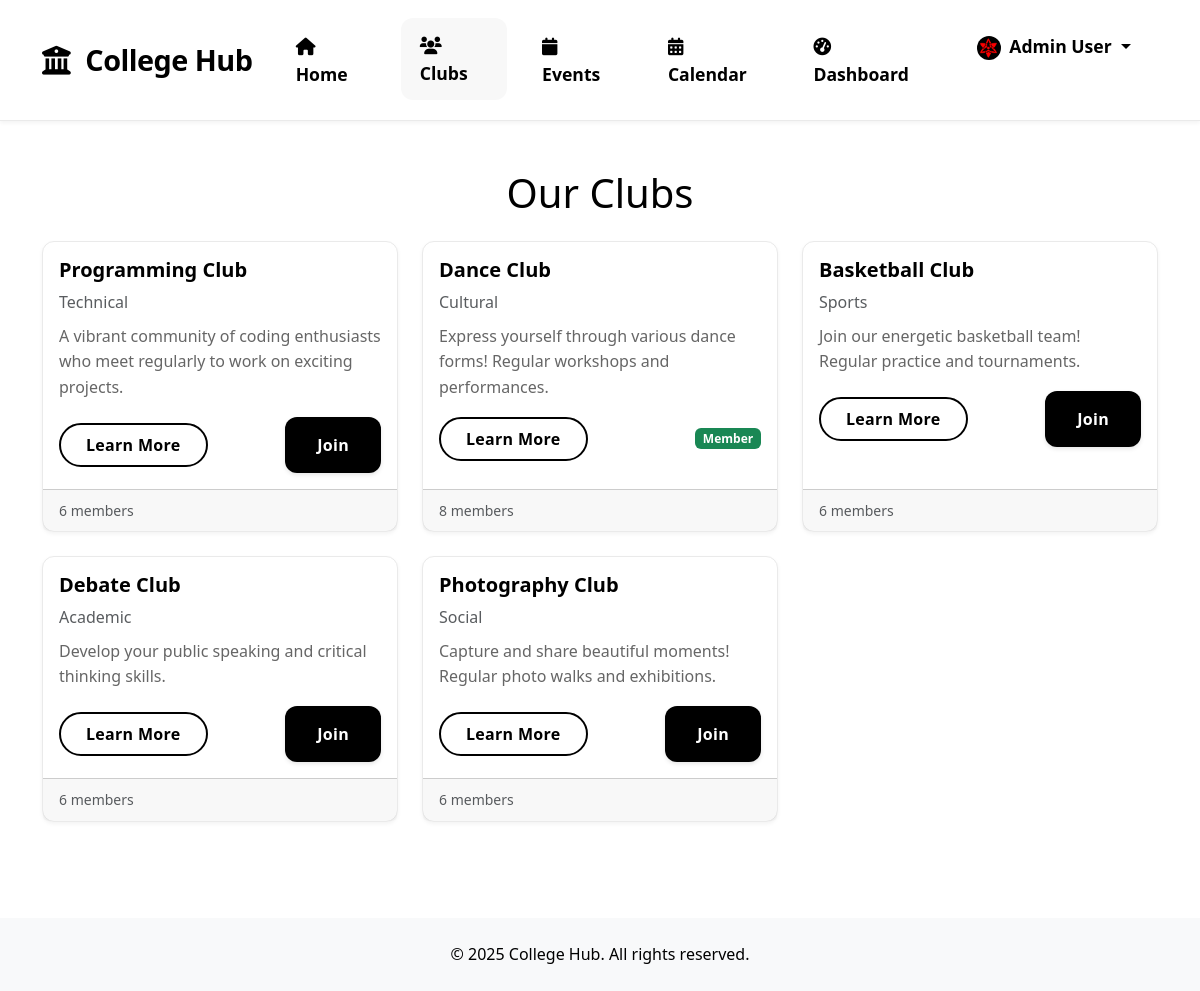
/clubs/ (signed in), run on the app's committed database.
### clubs/models.py (models this page shows, shortened)
class UserProfile(models.Model):
    ROLE_CHOICES = [
        ('student', 'Student'),
        ('faculty', 'Faculty'),
        ('admin', 'Admin'),
    ]
    user = models.OneToOneField(User, on_delete=models.CASCADE)
    avatar = models.ImageField(upload_to='avatars/', null=True, blank=True)
    bio = models.TextField(max_length=500, blank=True)
    department = models.CharField(max_length=100, blank=True)
    role = models.CharField(max_length=20, choices=ROLE_CHOICES, default='student')
    faculty_id = models.CharField(max_length=50, blank=True, null=True)
    student_id = models.CharField(max_length=50, blank=True, null=True)
    interests = models.ManyToManyField('Club', related_name='interested_users', blank=True)

class Club(models.Model):
    CATEGORY_CHOICES = [
        ('technical', 'Technical'),
        ('cultural', 'Cultural'),
        ('sports', 'Sports'),
        ('academic', 'Academic'),
        ('social', 'Social'),
    ]
    name = models.CharField(max_length=200)
    description = models.TextField()
    category = models.CharField(max_length=50, choices=CATEGORY_CHOICES, default='social')
    image = models.ImageField(upload_to='club_images/', null=True, blank=True)
    thumbnail = models.ImageField(upload_to='club_thumbnails/', null=True, blank=True)
    created_at = models.DateTimeField(auto_now_add=True)
    members = models.ManyToManyField(
        User,
        through='ClubMembership',
        through_fields=('club', 'user'),
        related_name='joined_clubs'
    )

### clubs/views.py (the view)
# urls.py: path('clubs/', views.club_list, name='club_list'),
def club_list(request):
    query = request.GET.get('q')
    if query:
        clubs = Club.objects.filter(
            Q(name__icontains=query) |
            Q(description__icontains=query)
        )
    else:
        clubs = Club.objects.all()
    return render(request, 'clubs/club_list.html', {'clubs': clubs})

### clubs/auth.py (called while the page is built)
    def get_user(self, user_id):
        UserModel = get_user_model()
        try:
            return UserModel.objects.get(pk=user_id)
        except UserModel.DoesNotExist:
            return None

### clubs/templates/clubs/club_list.html (shortened to what this page needs)
{% extends 'base.html' %}
{% load static %}
{% block content %}
<div class="container py-5">
    <h1 class="mb-4 text-center">Our Clubs</h1>
    <div class="row g-4">
        {% for club in clubs %}
        <div class="col-md-4">
            <div class="card h-100">
                <div class="card-body">
                    <h5 class="card-title">{{ club.name }}</h5>
                    <p class="card-text text-muted mb-2">{{ club.category|title }}</p>
                    <p class="card-text">{{ club.description|truncatewords:30 }}</p>
                    <div class="d-flex justify-content-between align-items-center">
                        <a href="{% url 'club_detail' club.id %}" class="btn btn-outline-primary">Learn More</a>
                        {% if user.is_authenticated %}
                            {% if user in club.members.all %}
                                <span class="badge bg-success">Member</span>
                            {% else %}
                                <form method="post" action="{% url 'join_club' club.id %}" class="d-inline">
                                    <button type="submit" class="btn btn-sm btn-primary">Join</button>
                                </form>
                            {% endif %}
                        {% endif %}
                    </div>
                </div>
                <div class="card-footer text-muted">
                    <small>{{ club.members.count }} member{{ club.members.count|pluralize }}</small>
                </div>
            </div>
        </div>
        {% empty %}
        <div class="col-12 text-center">
            <img src="{% static 'img/no-clubs.svg' %}" alt="No clubs" class="img-fluid mb-3" style="max-width: 200px;">
            <p class="text-muted">No clubs available at the moment.</p>
        </div>
        {% endfor %}
    </div>
</div>
{% endblock %}

### clubs/templates/base.html (shortened to what this page needs)
<!DOCTYPE html>
<html lang="en">
<head>
    <link href="https://cdn.jsdelivr.net/npm/bootstrap@5.3.0/dist/css/bootstrap.min.css" rel="stylesheet">
    <link href="https://cdnjs.cloudflare.com/ajax/libs/font-awesome/6.0.0/css/all.min.css" rel="stylesheet">    {% load static %}
    <link href="{% static 'css/style.css' %}" rel="stylesheet">
    <link rel="stylesheet" href="https://cdnjs.cloudflare.com/ajax/libs/animate.css/4.1.1/animate.min.css">
</head>
<body>
    <nav class="navbar navbar-expand-lg navbar-light sticky-top">
        <div class="container">
            <a class="navbar-brand" href="{% url 'home' %}">
                <i class="fas fa-university me-2"></i>
                College Hub
            </a>
                        <div class="collapse navbar-collapse" id="navbarNav">
                <ul class="navbar-nav ms-auto">
                    <li class="nav-item">
                        <a class="nav-link" href="{% url 'home' %}">
                            <i class="fas fa-home me-1"></i>Home
                        </a>
                    </li>
                    <li class="nav-item">
                        <a class="nav-link" href="{% url 'club_list' %}">
                            <i class="fas fa-users me-1"></i>Clubs
                        </a>
                    </li>                    <li class="nav-item">
                        <a class="nav-link" href="{% url 'event_list' %}">
                            <i class="fas fa-calendar me-1"></i>Events
                        </a>
                    </li>
                    <li class="nav-item">
                        <a class="nav-link" href="{% url 'calendar' %}">
                            <i class="fas fa-calendar-alt me-1"></i>Calendar
                        </a>
                    </li>
                    {% if user.is_authenticated %}
                        <li class="nav-item">
                            <a class="nav-link" href="{% url 'dashboard' %}">
                                <i class="fas fa-tachometer-alt me-1"></i>Dashboard
                            </a>
                        </li>
                        <li class="nav-item dropdown">
                            <a class="nav-link dropdown-toggle" href="#" id="userDropdown" role="button"
                               data-bs-toggle="dropdown" aria-expanded="false">
                                {% if user.userprofile.avatar %}
                                    <img src="{{ user.userprofile.avatar.url }}" alt="{{ user.get_full_name }}"
                                         class="rounded-circle me-1" style="width: 24px; height: 24px; object-fit: cover;">
                                {% else %}
                                    <i class="fas fa-user-circle me-1"></i>
                                {% endif %}
                                {{ user.get_full_name|default:user.username }}
                            </a>
                        </li>
                    {% endif %}
                </ul>
            </div>
        </div>
    </nav>
    {% block content %}
    {% endblock %}
    <footer class="bg-light mt-5 py-4">
        <div class="container text-center">
            <p class="mb-0">&copy; {% now "Y" %} College Hub. All rights reserved.</p>
        </div>
    </footer>    <script src="https://cdn.jsdelivr.net/npm/bootstrap@5.3.0/dist/js/bootstrap.bundle.min.js"></script>
</body>
</html>

### collegehub/static/css/style.css (style rules this page uses)
:root { --primary-color: #000000; --secondary-color: #333333; --accent-color: #ff9800; --success-color: #2e7d32; --danger-color: #d32f2f; --background-light: #ffffff; --background-off-white: #f8f8f8; --text-dark: #000000; --text-light: #666666; --text-white: #ffffff; --border-color: #eaeaea; --transition-speed: 0.3s; }
body { color: var(--text-dark); background-color: var(--background-light); font-family: 'Segoe UI', Tahoma, Geneva, Verdana, sans-serif; overflow-x: hidden; line-height: 1.6; }
h1, h2, h3, h4, h5, h6 { color: var(--text-dark); }
.navbar { background: var(--background-light); box-shadow: 0 2px 4px rgba(0, 0, 0, 0.05); padding: 1.2rem 0; border-bottom: 1px solid var(--border-color); }
.navbar-brand { color: var(--text-dark) !important; font-weight: 800; font-size: 1.8rem; letter-spacing: -0.5px; }
.nav-link { color: var(--text-dark) !important; font-weight: 600; padding: 0.8rem 1.2rem !important; margin: 0 0.5rem; border-radius: 12px; transition: all var(--transition-speed) ease; font-size: 1.1rem; }
.nav-link:hover, .nav-link.active { background: var(--background-off-white); color: var(--text-dark) !important; transform: translateY(-1px); }
.btn { border-radius: 12px; padding: 1rem 2rem; font-weight: 600; transition: all var(--transition-speed) ease; font-size: 1.1rem; letter-spacing: 0.3px; }
.btn-primary { background: var(--primary-color); border: none; color: var(--text-white); box-shadow: 0 2px 4px rgba(0, 0, 0, 0.1); }
.btn-outline-primary { border: 2px solid var(--primary-color); color: var(--primary-color); background: transparent; }
.btn { border-radius: 8px; padding: 0.75rem 1.75rem; font-weight: 600; transition: all var(--transition-speed) ease; font-size: 1rem; letter-spacing: 0.3px; }
.btn-primary { background: #000000; border: none; color: #ffffff; font-weight: 600; padding: 1rem 2rem; border-radius: 12px; box-shadow: 0 2px 4px rgba(0, 0, 0, 0.1); transition: all 0.3s ease; }
.btn-outline-primary { border: 2px solid var(--primary-color); color: var(--primary-color); border-radius: 25px; padding: 8px 25px; font-weight: 600; transition: all 0.3s ease; }
.card { background: var(--background-light); border: 1px solid var(--border-color); border-radius: 12px; box-shadow: 0 2px 4px rgba(0, 0, 0, 0.05); transition: all var(--transition-speed) ease; }
.card-title { color: var(--text-dark); font-weight: 600; }
.card-text { color: var(--text-light); line-height: 1.6; }

### data on the page
Club: name "Programming Club", category "Technical", description "A vibrant community of coding enthusiasts who meet regularly to work on exciting projects.", shows "Join", members.count "6"
Club: name "Dance Club", category "Cultural", description "Express yourself through various dance forms! Regular workshops and performances.", shows "Member", members.count "8"
Club: name "Basketball Club", category "Sports", description "Join our energetic basketball team! Regular practice and tournaments.", members.count "6"
Club: name "Debate Club", category "Academic", description "Develop your public speaking and critical thinking skills.", shows "Join", members.count "6"
Club: name "Photography Club", category "Social", description "Capture and share beautiful moments! Regular photo walks and exhibitions.", shows "Join", members.count "6"

### other printed values
{{ user.get_full_name|default:user.username }} "Admin User"
